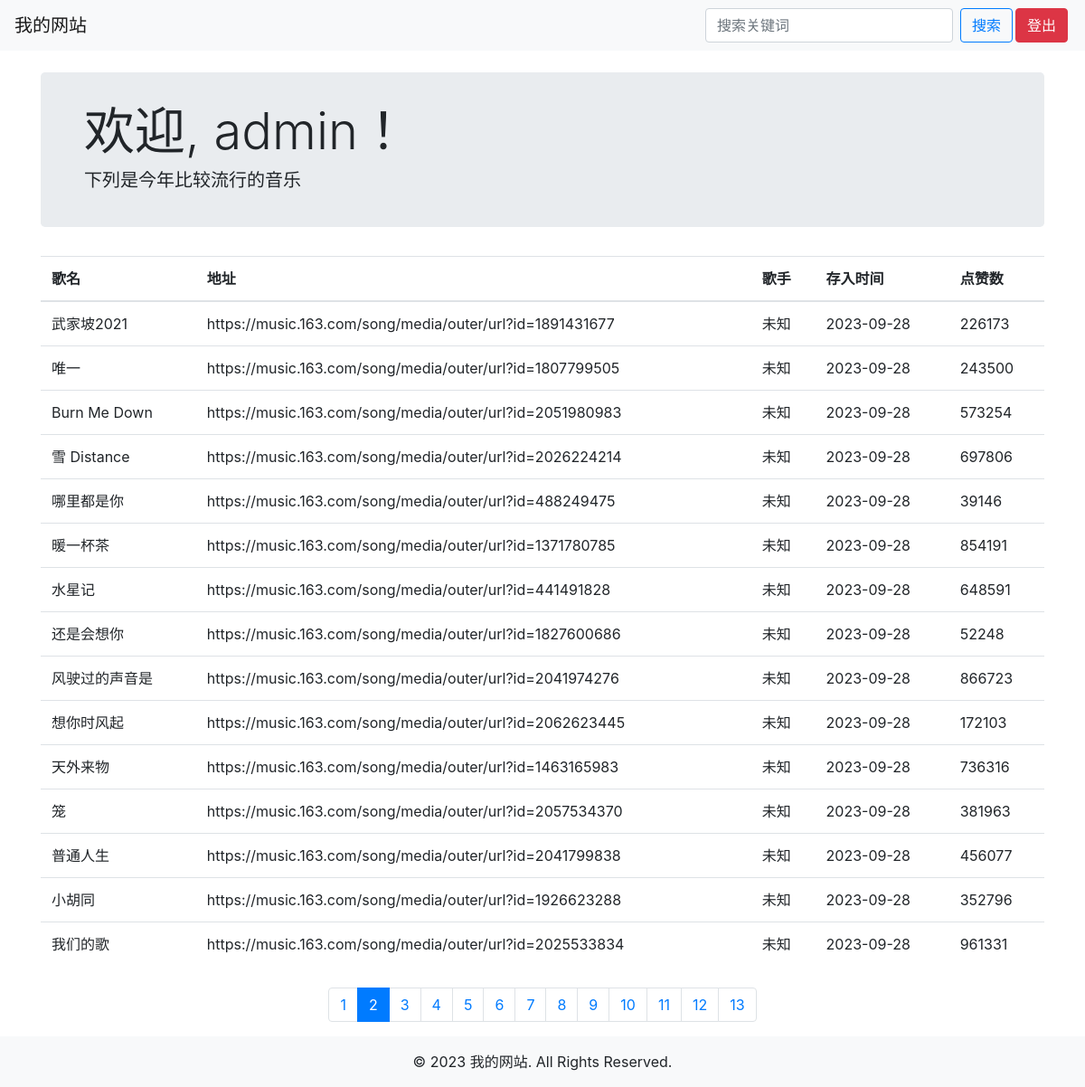
The app's page /?page=2 (signed in) with its own data.
### tables this page shows
CREATE TABLE `search_data`  (
  `data_id` int NOT NULL AUTO_INCREMENT,
  `title` varchar(100) NOT NULL COMMENT '歌名',
  `addr` varchar(100) NOT NULL COMMENT '描述',
  `release_date` date NULL DEFAULT NULL COMMENT '出版时间',
  `genre` varchar(50) NULL DEFAULT NULL COMMENT '歌手',
  `popularity` int NULL DEFAULT NULL COMMENT '热度',
  PRIMARY KEY (`data_id`) USING BTREE
);

### index.php (the view, shortened to what this page needs)
<?php
include('db.php');
$data = [];
if (isset($_POST['keyword'])) {
    $keyword = $_POST['keyword'];
    $sql = "SELECT * FROM search_data WHERE title LIKE '%$keyword%'";
    $result = mysqli_query($conn, $sql);
    if ($result) {
        while ($row = mysqli_fetch_assoc($result)) {
            $data[] = $row;
        }
    }
} else {
    $sql = "SELECT * FROM search_data";
    $result = mysqli_query($conn, $sql);
    if ($result) {
        while ($row = mysqli_fetch_assoc($result)) {
            $data[] = $row;
        }
    }
}
$results_per_page = 15;
$total_results = count($data);
$total_pages = ceil($total_results / $results_per_page);
if (!isset($_GET['page'])) {
    $current_page = 1;
} else {
    $current_page = $_GET['page'];
}
$start_index = ($current_page - 1) * $results_per_page;
$end_index = $start_index + $results_per_page;
?>
<!DOCTYPE html>
<html>
<head>
    <link rel="stylesheet" href="css/bootstrap.min.css">
</head>
<body>
    <nav class="navbar navbar-expand-lg navbar-light bg-light">
        <a class="navbar-brand" href="#">我的网站</a>
        <div class="collapse navbar-collapse" id="navbarNav">
            <ul class="navbar-nav ml-auto">
                <li class="nav-item">
                    <form class="form-inline" method="POST">
                        <input type="text" name="keyword" class="form-control mr-sm-2" placeholder="搜索关键词" required>
                        <button type="submit" class="btn btn-outline-primary my-2 my-sm-0">搜索</button>
                    </form>
                </li>
                <li class="nav-item">
                    <form method="POST">
                        <button type="submit" name="logout" class="btn btn-danger">登出</button>
                    </form>
                </li>
            </ul>
        </div>
    </nav>
    <div class="container mt-4">
        <div class="jumbotron">
            <h3 class="display-4 small-welcome">欢迎, <?php echo $_SESSION['username']; ?>！</h3>
            <h5>下列是今年比较流行的音乐</h5>
        </div>
        <?php if (empty($data)): ?>
            <div class="alert alert-warning" role="alert">没有找到匹配的结果</div>
        <?php else: ?>
            <table class="table">
                <thead>
                    <tr>
                        <th>歌名</th>
                        <th>地址</th>
                        <th>歌手</th>
                        <th>存入时间</th>
                        <th>点赞数</th>
                    </tr>
                </thead>
                <tbody>
                    <?php for ($i = $start_index; $i < $end_index; $i++): ?>
                        <?php if ($i < count($data)): ?>
                            <tr>
                                <td><?php echo $data[$i]['title']; ?></td>
                                <td><?php echo $data[$i]['addr']; ?></td>
                                <td><?php echo $data[$i]['genre']; ?></td>
                                <td><?php echo $data[$i]['release_date']; ?></td>
                                <td><?php echo $data[$i]['popularity']; ?></td>
                            </tr>
                        <?php endif; ?>
                    <?php endfor; ?>
                </tbody>
            </table>
        <?php endif; ?>
        <nav aria-label="Page navigation" class="mt-4">
            <ul class="pagination justify-content-center">
                <?php for ($page = 1; $page <= $total_pages; $page++): ?>
                    <li class="page-item<?php if ($current_page == $page) echo ' active'; ?>">
                        <a class="page-link" href="?page=<?php echo $page; ?>"><?php echo $page; ?></a>
                    </li>
                <?php endfor; ?>
            </ul>
        </nav>
    </div>
    <footer class="bg-light text-center py-3">
        © <?php echo date("Y"); ?> 我的网站. All Rights Reserved.
    </footer>
</body>
</html>

### index.php (style rules this page uses)
.jumbotron { padding: 2rem 3rem; }
.btn { margin-right: 3px; }

### records on screen
search_data: title "武家坡2021", addr "https://music.163.com/song/media/outer/url?id=1891431677", genre "未知", release_date "2023-09-28", popularity "226173"
search_data: title "唯一", addr "https://music.163.com/song/media/outer/url?id=1807799505", genre "未知", release_date "2023-09-28", popularity "243500"
search_data: title "Burn Me Down", addr "https://music.163.com/song/media/outer/url?id=2051980983", genre "未知", release_date "2023-09-28", popularity "573254"
search_data: title "雪 Distance", addr "https://music.163.com/song/media/outer/url?id=2026224214", genre "未知", release_date "2023-09-28", popularity "697806"
search_data: title "哪里都是你", addr "https://music.163.com/song/media/outer/url?id=488249475", genre "未知", release_date "2023-09-28", popularity "39146"
search_data: title "暖一杯茶", addr "https://music.163.com/song/media/outer/url?id=1371780785", genre "未知", release_date "2023-09-28", popularity "854191"
search_data: title "水星记", addr "https://music.163.com/song/media/outer/url?id=441491828", genre "未知", release_date "2023-09-28", popularity "648591"
search_data: title "还是会想你", addr "https://music.163.com/song/media/outer/url?id=1827600686", genre "未知", release_date "2023-09-28", popularity "52248"
search_data: title "风驶过的声音是", addr "https://music.163.com/song/media/outer/url?id=2041974276", genre "未知", release_date "2023-09-28", popularity "866723"
search_data: title "想你时风起", addr "https://music.163.com/song/media/outer/url?id=2062623445", genre "未知", release_date "2023-09-28", popularity "172103"
search_data: title "天外来物", addr "https://music.163.com/song/media/outer/url?id=1463165983", genre "未知", release_date "2023-09-28", popularity "736316"
search_data: title "笼", addr "https://music.163.com/song/media/outer/url?id=2057534370", genre "未知", release_date "2023-09-28", popularity "381963"
search_data: title "普通人生", addr "https://music.163.com/song/media/outer/url?id=2041799838", genre "未知", release_date "2023-09-28", popularity "456077"
search_data: title "小胡同", addr "https://music.163.com/song/media/outer/url?id=1926623288", genre "未知", release_date "2023-09-28", popularity "352796"
search_data: title "我们的歌", addr "https://music.163.com/song/media/outer/url?id=2025533834", genre "未知", release_date "2023-09-28", popularity "961331"

### other values on screen
$_SESSION['username'] "admin"
